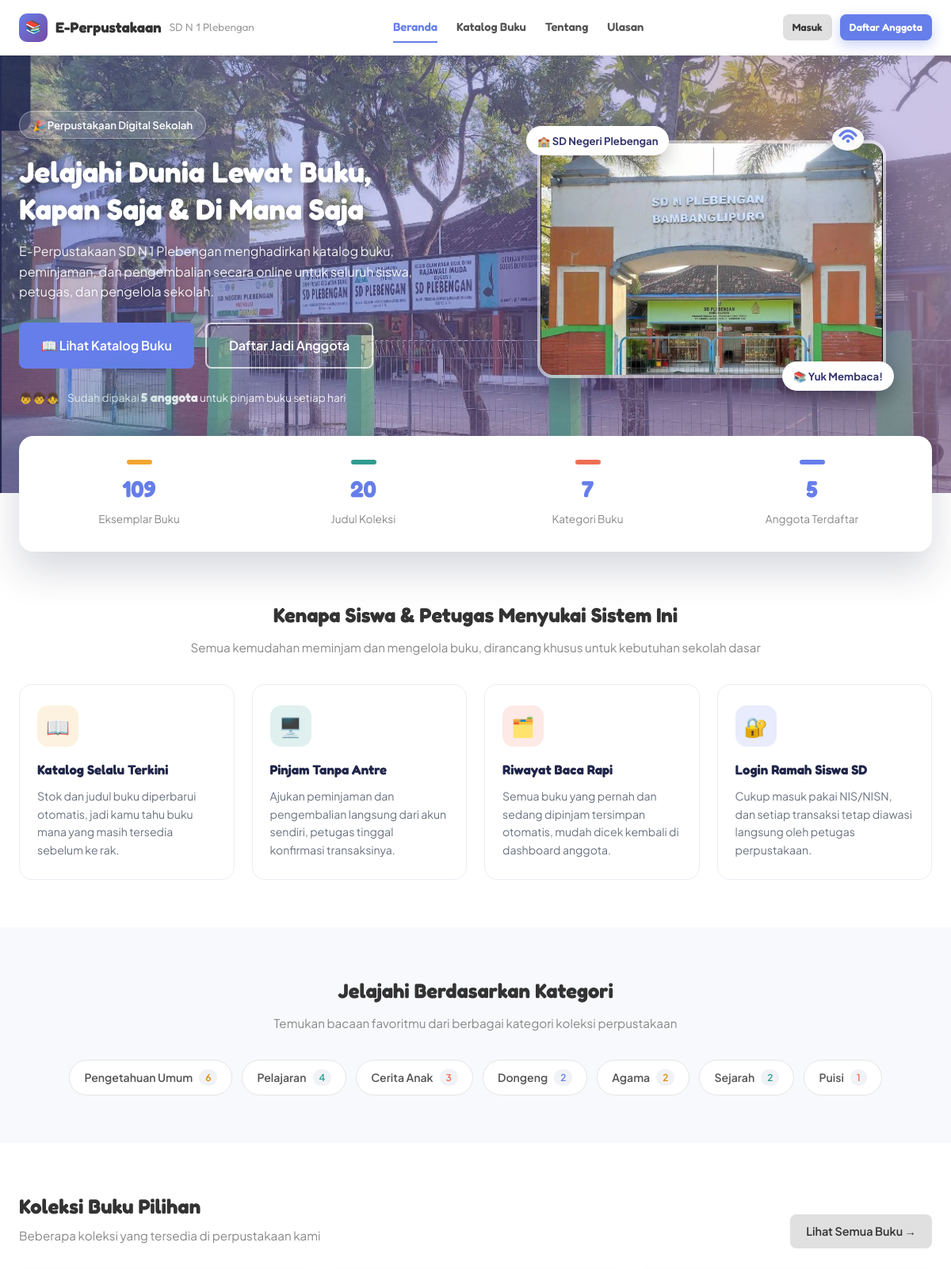
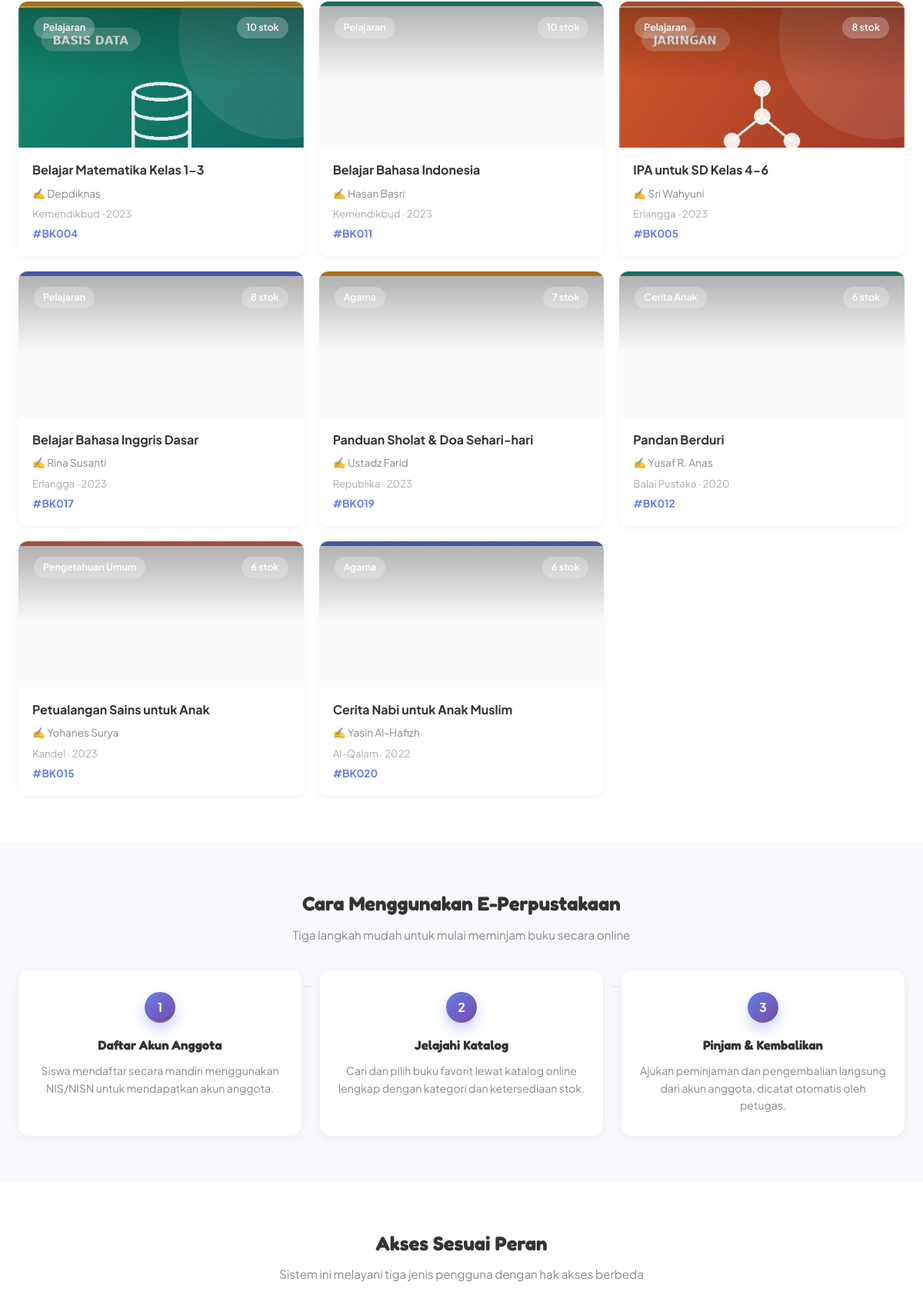
The page / (upper part) on the database its author committed (2 pictures, top to bottom).
### tables this page shows
CREATE TABLE IF NOT EXISTS buku (
    id_buku INT AUTO_INCREMENT PRIMARY KEY,
    kode_buku VARCHAR(20) NOT NULL UNIQUE,
    judul VARCHAR(200) NOT NULL,
    penulis VARCHAR(100) NOT NULL,
    penerbit VARCHAR(100) NOT NULL,
    tahun_terbit YEAR NOT NULL,
    kategori VARCHAR(50) NOT NULL,
    stok INT NOT NULL DEFAULT 1,
    sampul VARCHAR(255) DEFAULT NULL,
    created_at TIMESTAMP DEFAULT CURRENT_TIMESTAMP
);

### auth.php (called while the page is built, shortened)
<?php
function sampulUrl($sampul, $prefix = '') {
    return $prefix . 'assets/img/sampul/' . rawurlencode($sampul);
}
?>

### index.php (the view, shortened to what this page needs)
<?php
require_once 'config/database.php';
require_once 'includes/auth.php';
$currentPublicPage = 'beranda';
$totalBuku = mysqli_fetch_assoc(mysqli_query($conn, "SELECT COALESCE(SUM(stok),0) as total FROM buku"))['total'];
$totalJudul = mysqli_fetch_assoc(mysqli_query($conn, "SELECT COUNT(*) as total FROM buku"))['total'];
$totalAnggota = mysqli_fetch_assoc(mysqli_query($conn, "SELECT COUNT(*) as total FROM anggota"))['total'];
$totalKategori = mysqli_fetch_assoc(mysqli_query($conn, "SELECT COUNT(DISTINCT kategori) as total FROM buku"))['total'];
$bukuPilihan = mysqli_query($conn, "SELECT * FROM buku ORDER BY stok DESC, created_at DESC LIMIT 8");
$kategoriList = mysqli_query($conn, "SELECT kategori, COUNT(*) as jumlah FROM buku GROUP BY kategori ORDER BY jumlah DESC");
?>
<?php include 'includes/public_header.php'; ?>
<section class="hero">
    <div class="hero-inner">
        <div class="hero-text">
            <span class="hero-badge">🎉 Perpustakaan Digital Sekolah</span>
            <h1>Jelajahi Dunia Lewat Buku, <br>Kapan Saja &amp; Di Mana Saja</h1>
            <p>E-Perpustakaan SD N 1 Plebengan menghadirkan katalog buku, peminjaman, dan pengembalian
            secara online untuk seluruh siswa, petugas, dan pengelola sekolah.</p>
            <div class="hero-actions">
                <a href="katalog.php" class="btn btn-primary btn-lg">📖 Lihat Katalog Buku</a>
                <a href="register.php" class="btn btn-outline btn-lg">Daftar Jadi Anggota</a>
            </div>
            <div class="hero-trust">
                <span>👦🧒👧</span>
                <span>Sudah dipakai <strong><?php echo (int) $totalAnggota; ?> anggota</strong> untuk pinjam buku setiap hari</span>
            </div>
        </div>
        <div class="hero-visual">
            <div class="hero-photo-frame">
                <video class="hero-photo" autoplay muted loop playsinline preload="auto" poster="assets/img/sekolah/gerbang-sd-plebengan.jpg">
                    <source src="assets/video/hero-sekolah.mp4" type="video/mp4">
                </video>
                <span class="hero-float-badge hero-float-badge-1">🏫 SD Negeri Plebengan</span>
                <span class="hero-float-badge hero-float-badge-2">📚 Yuk Membaca!</span>
            </div>
        </div>
    </div>
</section>
<section class="public-stats">
    <div class="public-stats-inner">
        <div class="public-stat">
            <div class="public-stat-number"><?php echo (int) $totalBuku; ?></div>
            <div class="public-stat-label">Eksemplar Buku</div>
        </div>
        <div class="public-stat">
            <div class="public-stat-number"><?php echo (int) $totalJudul; ?></div>
            <div class="public-stat-label">Judul Koleksi</div>
        </div>
        <div class="public-stat">
            <div class="public-stat-number"><?php echo (int) $totalKategori; ?></div>
            <div class="public-stat-label">Kategori Buku</div>
        </div>
        <div class="public-stat">
            <div class="public-stat-number"><?php echo (int) $totalAnggota; ?></div>
            <div class="public-stat-label">Anggota Terdaftar</div>
        </div>
    </div>
</section>
<section class="public-section">
    <div class="public-section-inner">
        <h2 class="section-title">Kenapa Siswa &amp; Petugas Menyukai Sistem Ini</h2>
        <p class="section-subtitle">Semua kemudahan meminjam dan mengelola buku, dirancang khusus untuk kebutuhan sekolah dasar</p>
        <div class="feature-grid">
            <div class="feature-card">
                <div class="feature-icon">📖</div>
                <h3>Katalog Selalu Terkini</h3>
                <p>Stok dan judul buku diperbarui otomatis, jadi kamu tahu buku mana yang masih tersedia sebelum ke rak.</p>
            </div>
            <div class="feature-card">
                <div class="feature-icon">🖥️</div>
                <h3>Pinjam Tanpa Antre</h3>
                <p>Ajukan peminjaman dan pengembalian langsung dari akun sendiri, petugas tinggal konfirmasi transaksinya.</p>
            </div>
            <div class="feature-card">
                <div class="feature-icon">🗂️</div>
                <h3>Riwayat Baca Rapi</h3>
                <p>Semua buku yang pernah dan sedang dipinjam tersimpan otomatis, mudah dicek kembali di dashboard anggota.</p>
            </div>
            <div class="feature-card">
                <div class="feature-icon">🔐</div>
                <h3>Login Ramah Siswa SD</h3>
                <p>Cukup masuk pakai NIS/NISN, dan setiap transaksi tetap diawasi langsung oleh petugas perpustakaan.</p>
            </div>
        </div>
    </div>
</section>
<section class="public-section public-section-alt">
    <div class="public-section-inner">
        <h2 class="section-title">Jelajahi Berdasarkan Kategori</h2>
        <p class="section-subtitle">Temukan bacaan favoritmu dari berbagai kategori koleksi perpustakaan</p>
        <div class="category-pills">
            <?php while ($k = mysqli_fetch_assoc($kategoriList)): ?>
                <a href="katalog.php?kategori=<?php echo urlencode($k['kategori']); ?>" class="category-pill">
                    <?php echo htmlspecialchars($k['kategori']); ?>
                    <span><?php echo (int) $k['jumlah']; ?></span>
                </a>
            <?php endwhile; ?>
        </div>
    </div>
</section>
<section class="public-section">
    <div class="public-section-inner">
        <div class="section-header-row">
            <div>
                <h2 class="section-title">Koleksi Buku Pilihan</h2>
                <p class="section-subtitle">Beberapa koleksi yang tersedia di perpustakaan kami</p>
            </div>
            <a href="katalog.php" class="btn btn-secondary">Lihat Semua Buku &rarr;</a>
        </div>
        <div class="books-grid">
            <?php while ($b = mysqli_fetch_assoc($bukuPilihan)): ?>
            <div class="book-card">
                <div class="book-cover"<?php $src = sampulUrl($b['sampul']); if ($src): ?> style="background-image:url('<?php echo htmlspecialchars($src); ?>')"<?php endif; ?>>
                    <span class="book-category"><?php echo htmlspecialchars($b['kategori']); ?></span>
                    <span class="book-stock"><?php echo (int) $b['stok']; ?> stok</span>
                </div>
                <div class="book-detail">
                    <h3 class="book-title"><?php echo htmlspecialchars($b['judul']); ?></h3>
                    <p class="book-author">✍️ <?php echo htmlspecialchars($b['penulis']); ?></p>
                    <p class="book-publisher"><?php echo htmlspecialchars($b['penerbit']); ?> &middot; <?php echo (int) $b['tahun_terbit']; ?></p>
                    <p class="book-code">#<?php echo htmlspecialchars($b['kode_buku']); ?></p>
                </div>
            </div>
            <?php endwhile; ?>
        </div>
    </div>
</section>
<section class="public-section public-section-alt" id="tentang">
    <div class="public-section-inner">
        <h2 class="section-title">Cara Menggunakan E-Perpustakaan</h2>
        <p class="section-subtitle">Tiga langkah mudah untuk mulai meminjam buku secara online</p>
        <div class="steps-grid">
            <div class="step-card">
                <div class="step-number">1</div>
                <h3>Daftar Akun Anggota</h3>
                <p>Siswa mendaftar secara mandiri menggunakan NIS/NISN untuk mendapatkan akun anggota.</p>
            </div>
            <div class="step-card">
                <div class="step-number">2</div>
                <h3>Jelajahi Katalog</h3>
                <p>Cari dan pilih buku favorit lewat katalog online lengkap dengan kategori dan ketersediaan stok.</p>
            </div>
            <div class="step-card">
                <div class="step-number">3</div>
                <h3>Pinjam &amp; Kembalikan</h3>
                <p>Ajukan peminjaman dan pengembalian langsung dari akun anggota, dicatat otomatis oleh petugas.</p>
            </div>
        </div>
    </div>
</section>
<section class="public-section">
    <div class="public-section-inner">
        <h2 class="section-title">Akses Sesuai Peran</h2>
        <p class="section-subtitle">Sistem ini melayani tiga jenis pengguna dengan hak akses berbeda</p>
    </div>
</section>
<?php include 'includes/public_footer.php'; ?>

### public_header.php (shortened to what this page needs)
<?php
$currentPublicPage = isset($currentPublicPage) ? $currentPublicPage : '';
?>
<!DOCTYPE html>
<html lang="id">
<head>
    <link rel="stylesheet" href="assets/css/style.css?v=20260827">
</head>
<body class="public-body">
<header class="public-navbar">
    <div class="public-navbar-inner">
        <a href="index.php" class="public-logo"><span class="public-logo-mark">📚</span> E-Perpustakaan <span class="public-logo-sub">SD N 1 Plebengan</span></a>
        <nav class="public-nav-links">
            <a href="index.php" class="<?php echo $currentPublicPage === 'beranda' ? 'active' : ''; ?>">Beranda</a>
            <a href="katalog.php" class="<?php echo $currentPublicPage === 'katalog' ? 'active' : ''; ?>">Katalog Buku</a>
            <a href="index.php#tentang" >Tentang</a>
            <a href="index.php#ulasan" >Ulasan</a>
        </nav>
        <div class="public-nav-actions">
            <a href="login.php" class="btn btn-secondary btn-sm">Masuk</a>
            <a href="register.php" class="btn btn-primary btn-sm">Daftar Anggota</a>
        </div>
    </div>
</header>

### public_footer.php (shortened to what this page needs)
</body>
</html>

### rows shown on the page
buku: sampul (picture), kategori "Pelajaran", stok "10", judul "Belajar Matematika Kelas 1-3", penulis "Depdiknas", penerbit "Kemendikbud", tahun_terbit "2023", kode_buku "BK004"
buku: kategori "Pelajaran", stok "10", judul "Belajar Bahasa Indonesia", penulis "Hasan Basri", penerbit "Kemendikbud", tahun_terbit "2023", kode_buku "BK011"
buku: sampul (picture), kategori "Pelajaran", stok "8", judul "IPA untuk SD Kelas 4-6", penulis "Sri Wahyuni", penerbit "Erlangga", tahun_terbit "2023", kode_buku "BK005"
buku: kategori "Pelajaran", stok "8", judul "Belajar Bahasa Inggris Dasar", penulis "Rina Susanti", penerbit "Erlangga", tahun_terbit "2023", kode_buku "BK017"
buku: kategori "Agama", stok "7", judul "Panduan Sholat & Doa Sehari-hari", penulis "Ustadz Farid", penerbit "Republika", tahun_terbit "2023", kode_buku "BK019"
buku: kategori "Cerita Anak", stok "6", judul "Pandan Berduri", penulis "Yusaf R. Anas", penerbit "Balai Pustaka", tahun_terbit "2020", kode_buku "BK012"
buku: kategori "Pengetahuan Umum", stok "6", judul "Petualangan Sains untuk Anak", penulis "Yohanes Surya", penerbit "Kandel", tahun_terbit "2023", kode_buku "BK015"
buku: kategori "Agama", stok "6", judul "Cerita Nabi untuk Anak Muslim", penulis "Yasin Al-Hafizh", penerbit "Al-Qalam", tahun_terbit "2022", kode_buku "BK020"

### other values the page prints
$totalAnggota "5"
$totalBuku "109"
$totalJudul "20"
$totalKategori "7"
$k['kategori'] "Pengetahuan Umum"
$k['jumlah'] "6"
$k['kategori'] "Pelajaran"
$k['jumlah'] "4"
$k['kategori'] "Cerita Anak"
$k['jumlah'] "3"
$k['kategori'] "Dongeng"
$k['jumlah'] "2"
$k['kategori'] "Agama"
$k['kategori'] "Sejarah"
$k['kategori'] "Puisi"
